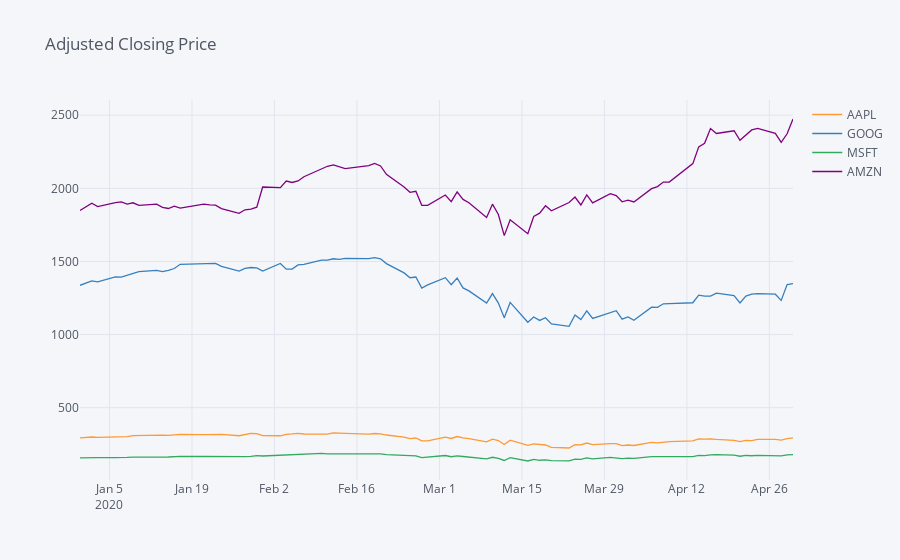

Here is the notebook cell this chart was saved with:
### Markdown cell above
Feel free to play around with the plot. Use the menu on the top right corner to customize your interaction: 
         - Compare multi data on hover
         - Zoom in to see more details
         - Click on the legend lines to activate or deactivate the linegraphs.

### Code cell
# RUN ME ONLY IF YOU HAVE PLOTLY AND CUFFLINGS IMPORTED AND INSTALLED
adj_graph = df_adj_close.iplot(title='Adjusted Closing Price')
